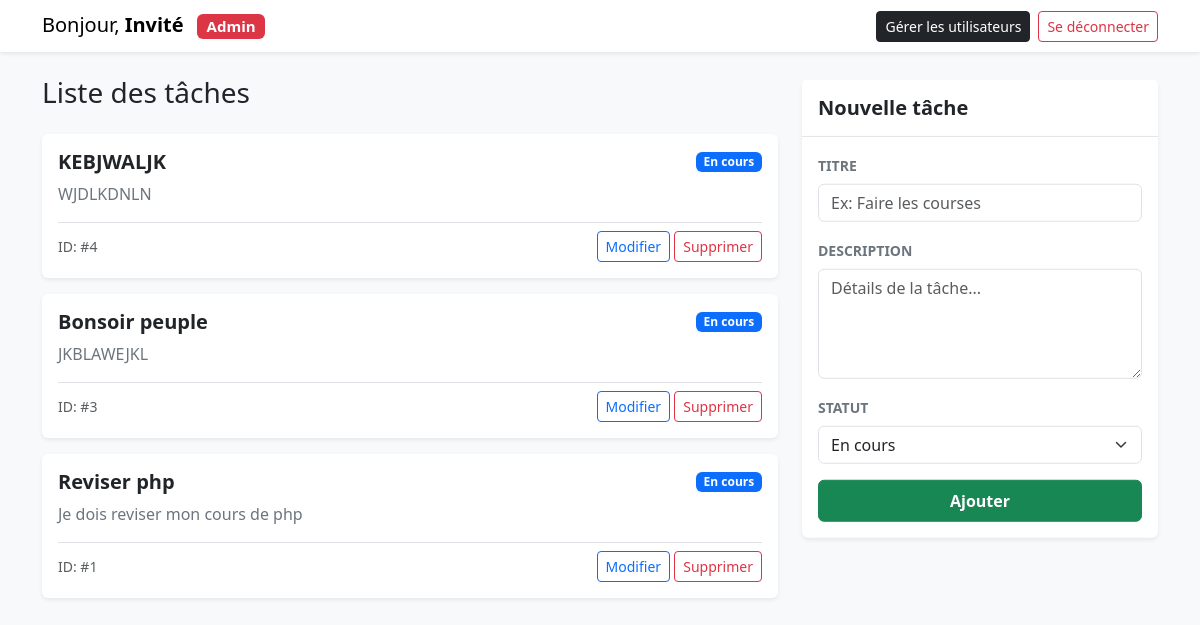
/index.php (signed in), run on the app's committed database.
### tables this page shows
CREATE TABLE `taches` (
  `id` int(11) NOT NULL,
  `titre` varchar(255) NOT NULL,
  `description` text NOT NULL,
  `statut` varchar(50) NOT NULL,
  `user_id` int(11) NOT NULL
);

### traitement.php (called while the page is built, shortened)
<?php
require 'db.php';
$formTitre = '';
$formStatut = 'En cours';
$btnClass = 'btn-success';
$btnText = 'Ajouter';
$cardTitle = 'Nouvelle tâche';
if ($_SESSION['role'] === 'admin') {
    $req = $pdo->query("SELECT * FROM taches ORDER BY id DESC");
    $taches = $req->fetchAll();
} else {
    $stmt = $pdo->prepare("SELECT * FROM taches WHERE user_id = ? ORDER BY id DESC");
    $stmt->execute([$_SESSION['user_id']]);
    $taches = $stmt->fetchAll();
}
?>

### index.php (the view, shortened to what this page needs)
<?php
require 'traitement.php';
?>
<!DOCTYPE html>
<html lang="fr">
<head>
    <link href="https://cdn.jsdelivr.net/npm/bootstrap@5.3.0/dist/css/bootstrap.min.css" rel="stylesheet">
</head>
<body class="bg-light">
    <nav class="navbar navbar-expand-lg navbar-white bg-white shadow-sm sticky-top mb-4">
        <div class="container">
            <span class="navbar-brand mb-0 h1">
                Bonjour, <strong><?= htmlspecialchars($_SESSION['username'] ?? 'Invité') ?></strong>
                <?php if($_SESSION['role'] === 'admin'): ?>
                    <span class="badge bg-danger ms-2">Admin</span>
                <?php else: ?>
                    <span class="badge bg-primary ms-2">Utilisateur</span>
                <?php endif; ?>
            </span>
            <div class="d-flex gap-2">
                <?php if (isset($_SESSION['role']) && $_SESSION['role'] === 'admin'): ?>
                    <a href="admin_users.php" class="btn btn-dark btn-sm">Gérer les utilisateurs</a>
                <?php endif; ?>
                <a href="logout.php" class="btn btn-outline-danger btn-sm">Se déconnecter</a>
            </div>
        </div>
    </nav>
    <div class="container">
        <div class="row">
            <div class="col-md-8">
                <h3 class="mb-4">Liste des tâches</h3>
                <?php foreach($taches as $tache): ?>
                    <div class="card mb-3 shadow-sm border-0">
                        <div class="card-body">
                            <div class="d-flex justify-content-between align-items-center mb-2">
                                <h5 class="card-title fw-bold m-0 text-dark">
                                    <?= htmlspecialchars($tache['titre']) ?>
                                </h5>
                                <?php $badgeColor = ($tache['statut'] === 'Terminée') ? 'bg-success' : 'bg-primary'; ?>
                                <span class="badge <?= $badgeColor ?>"><?= htmlspecialchars($tache['statut']) ?></span>
                            </div>
                            <p class="card-text text-secondary"><?= nl2br(htmlspecialchars($tache['description'])) ?></p>
                            <div class="mt-3 pt-2 border-top d-flex justify-content-between align-items-center">
                                <small class="text-muted">ID: #<?= $tache['id'] ?></small>
                                <div>
                                    <a href="index.php?edit=<?= $tache['id'] ?>" class="btn btn-outline-primary btn-sm">Modifier</a>
                                    <form action="traitement.php" method="POST" class="d-inline" onsubmit="return confirm('Supprimer cette tâche ?');">
                                        <button type="submit" class="btn btn-outline-danger btn-sm">Supprimer</button>
                                    </form>
                                </div>
                            </div>
                        </div>
                    </div>
                <?php endforeach; ?>
            </div>
            <div class="col-md-4">
                <div class="card shadow-sm border-0 sticky-top" style="top: 80px; z-index: 1;">
                    <div class="card-header bg-white d-flex justify-content-between align-items-center py-3">
                        <h5 class="mb-0 fw-bold"><?= $cardTitle ?></h5>
                    </div>
                    <div class="card-body">
                        <form action="traitement.php" method="POST">
                            <div class="mb-3">
                                <label class="form-label text-secondary small text-uppercase fw-bold">Titre</label>
                                <input type="text" name="titre" class="form-control" required value="<?= htmlspecialchars($formTitre) ?>" placeholder="Ex: Faire les courses">
                            </div>
                            <div class="mb-3">
                                <label class="form-label text-secondary small text-uppercase fw-bold">Description</label>
                                <textarea name="description" class="form-control" rows="4" required placeholder="Détails de la tâche..."><?= htmlspecialchars($formDesc) ?></textarea>
                            </div>
                            <div class="mb-3">
                                <label class="form-label text-secondary small text-uppercase fw-bold">Statut</label>
                                <select name="statut" class="form-select">
                                    <option value="En cours" <?= $formStatut == 'En cours' ? 'selected' : '' ?>>En cours</option>
                                </select>
                            </div>
                            <button type="submit" class="btn <?= $btnClass ?> w-100 py-2 fw-bold">
                                <?= $btnText ?>
                            </button>
                        </form>
                    </div>
                </div>
            </div>
        </div>
    </div>
</body>
</html>

### data on the page
taches: titre "KEBJWALJK", statut "En cours", description "WJDLKDNLN", id "4"
taches: titre "Bonsoir peuple", statut "En cours", description "JKBLAWEJKL", id "3"
taches: titre "Reviser php", statut "En cours", description "Je dois reviser mon cours de php", id "1"

### other printed values
$_SESSION['username'] "Invité"
$cardTitle "Nouvelle tâche"
$btnText "Ajouter"
